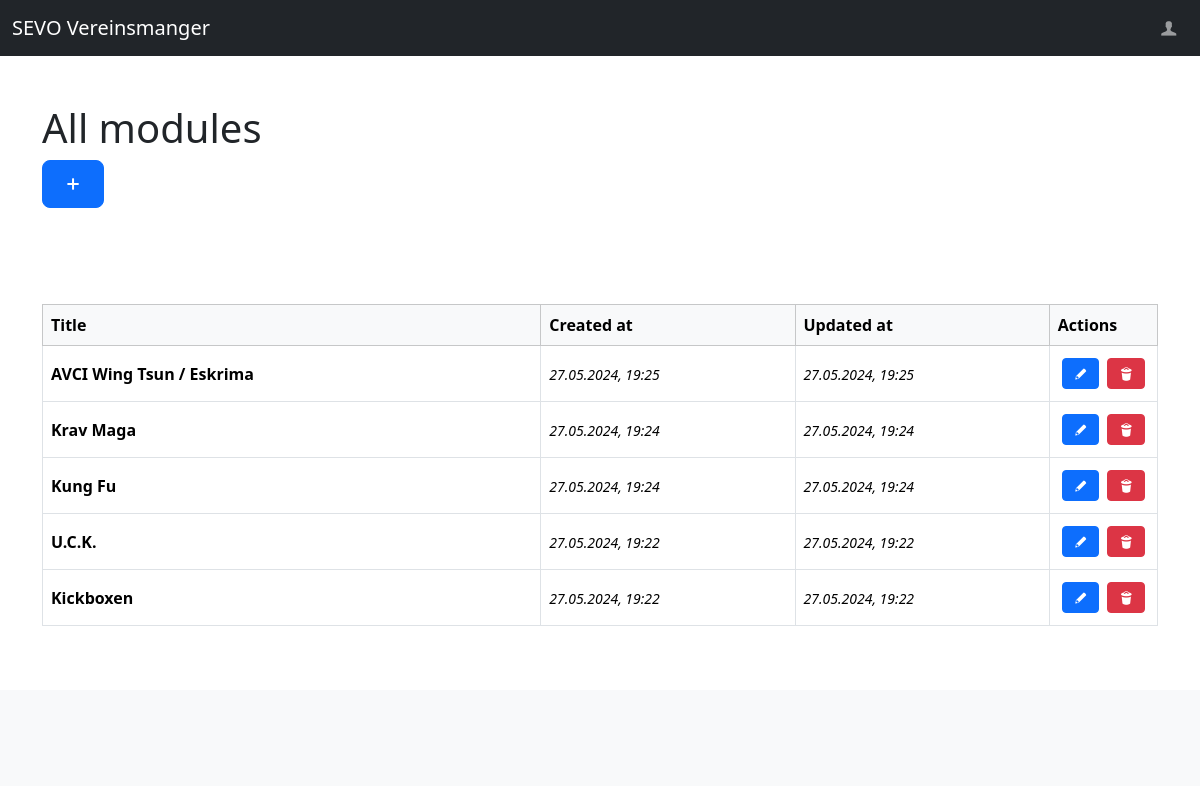
/members/modules/, run on the app's committed database.
### members/models.py (models this page shows, shortened)
class Module(models.Model):
    title = models.CharField(max_length=255)
    created_at = models.DateTimeField(auto_now=True)
    updated_at = models.DateTimeField(auto_now_add=True)
    class Meta:
        ordering = ["-updated_at"]

### members/views/modules.py (the view)
# urls.py: path("", members.index, name="members-member-index"),
def index(request):
    modules = models.Module.objects.all()
    return render(request, "members/module/index.html", {
        "title": _("All modules"),
        "modules": modules
    })

### members/templates/members/module/index.html (shortened to what this page needs)
{% extends "base_main.html" %}
{% load i18n %}
{% load static %}
{% block header %}
    <div class="container py-5">
        <div class="row">
            <div class="col-lg-12">
                <h1>{{ title }}</h1>
                <a class="btn btn-primary btn-lg" href="{% url "members-module-create" %}"><i class="demo-icon icon-plus"></i></a>
            </div>
        </div>
    </div>
{% endblock %}
{% block main %}
    <div>
        {% include "members/module/partials/_list_table.html" %}
    </div>
{%  endblock %}

### templates/base_main.html
{% extends "base.html" %}
{% block content %}
<header>
    {% block header %}{% endblock %}
</header>
<div class="container py-5">
    <div class="row">
        <main class="col-lg-12">
            {% block main %}{% endblock %}
        </main>
    </div>
</div>
{% endblock %}

### templates/base.html (shortened to what this page needs)
{% load static %}
<!DOCTYPE html>
<html>
<head>
    <link rel="stylesheet" href="{% static "vendor/bootstrap/css/bootstrap.min.css" %}">
    <link rel="stylesheet" href="{% static "vendor/fontello/css/entypo.css" %}">
    <link rel="stylesheet" href="{% static "css/style.css" %}">
</head>
<body>
    {% include "partials/_navbar.html" %}
    {% block content %}{% endblock %}
    <footer class="bg-light py-5">
    </footer>
</body>
</html>

### templates/partials/_navbar.html (shortened to what this page needs)
{% load i18n %}
<nav class="navbar navbar-expand-lg navbar-dark bg-dark">
    <div class="container-fluid">
        <a class="navbar-brand" href="/">SEVO Vereinsmanger</a>
        <div class="collapse navbar-collapse" id="navbarContent">
            <ul class="navbar-nav mb-2 mb-lg-0">
                {% if user.is_authenticated %}
                    <li class="nav-item">
                        <a class="nav-link" href="{% url "sevo-auth-user-detail" %}">{% trans "Hello" %}, {{ user }}!</a>
                    </li>
                    <li class="nav-item">
                        <a class="nav-link" href="{% url "sevo-auth-logout" %}"><i class="demo-icon icon-logout"></i></a>
                    </li>
                {% else %}
                    <li class="nav-item">
                        <a class="nav-link {% if "login" in request.path %} active{% endif %}"{% if "members" in request.path %} aria-current="page"{% endif %} href="{% url "sevo-auth-login" %}"><i class="demo-icon icon-user"></i></a>
                    </li>
                {% endif %}
            </ul>
        </div>
    </div>
</nav>

### members/templates/members/module/partials/_list_table.html
{% load i18n %}
<div class="table-responsive">
    <table class="table table-bordered align-middle">
        <thead class="table-light">
        <tr>
            <th scope="col">{% trans "Title" %}</th>
            <th scope="col">{% trans "Created at" %}</th>
            <th scope="col">{% trans "Updated at" %}</th>
            <th scope="col">{% trans "Actions" %}</th>
        </tr>
        </thead>
        <tbody>
            {% for module in modules %}
                <tr>
                    <th scope="row" class="w-50">
                        {{ module.title }}
                    </th>
                    <td class="w-25"><time><small><i>{{ module.created_at|date:"d.m.Y, H:i" }}</i></small></time></td>
                    <td class="w-25"><time><small><i>{{ module.updated_at|date:"d.m.Y, H:i" }}</i></small></time></td>
                    <td class="w-auto">
                        <div class="d-flex justify-content-center align-content-center">
                            <a class="btn btn-primary btn-sm d-block m-1" href="{% url "members-module-update" id=module.id %}"><i class="demo-icon icon-pencil"></i></a>
                            <a class="btn btn-danger btn-sm d-block m-1" href="{% url "members-module-delete" id=module.id %}"><i class="demo-icon icon-trash"></i></a>
                        </div>
                    </td>
                </tr>
            {% endfor %}
        </tbody>
    </table>
</div>

### data on the page
Module: title "AVCI Wing Tsun / Eskrima", created_at "27.05.2024, 19:25", updated_at "27.05.2024, 19:25"
Module: title "Krav Maga", created_at "27.05.2024, 19:24", updated_at "27.05.2024, 19:24"
Module: title "Kung Fu", created_at "27.05.2024, 19:24", updated_at "27.05.2024, 19:24"
Module: title "U.C.K.", created_at "27.05.2024, 19:22", updated_at "27.05.2024, 19:22"
Module: title "Kickboxen", created_at "27.05.2024, 19:22", updated_at "27.05.2024, 19:22"

### other printed values
{{ title }} "All modules"
